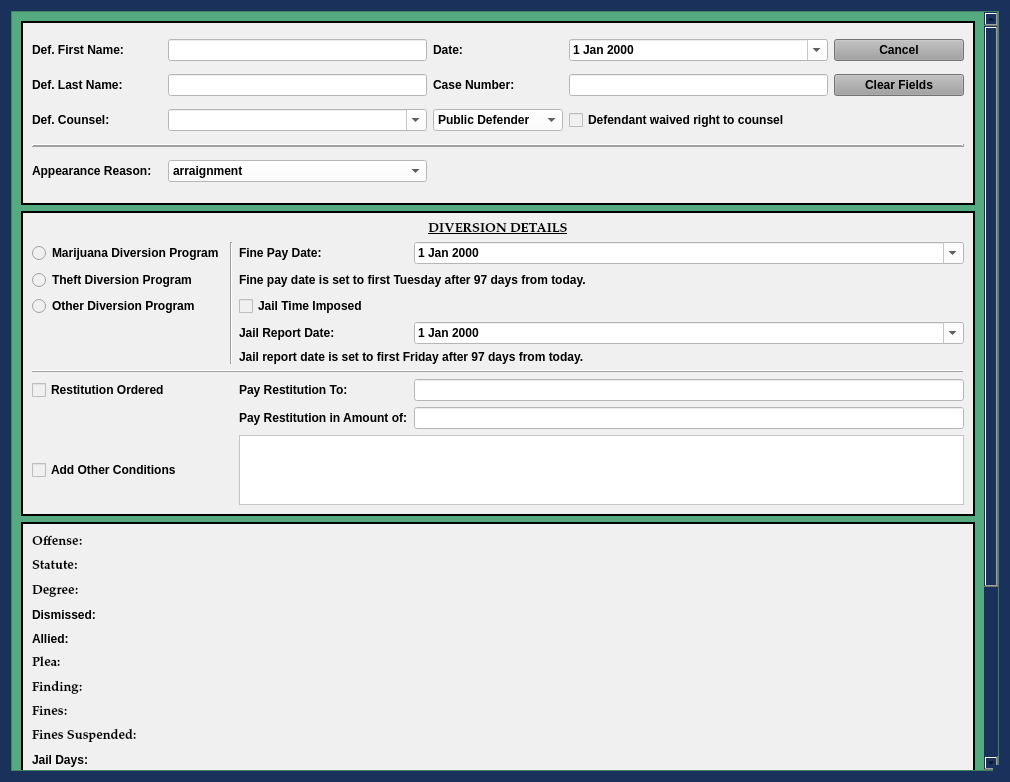
<?xml version="1.0" encoding="UTF-8"?>
<ui version="4.0">
 <class>DiversionPleaDialog</class>
 <widget class="QDialog" name="DiversionPleaDialog">
  <property name="windowModality">
   <enum>Qt::NonModal</enum>
  </property>
  <property name="geometry">
   <rect>
    <x>0</x>
    <y>0</y>
    <width>1010</width>
    <height>782</height>
   </rect>
  </property>
  <property name="sizePolicy">
   <sizepolicy hsizetype="Minimum" vsizetype="Minimum">
    <horstretch>0</horstretch>
    <verstretch>0</verstretch>
   </sizepolicy>
  </property>
  <property name="minimumSize">
   <size>
    <width>0</width>
    <height>0</height>
   </size>
  </property>
  <property name="maximumSize">
   <size>
    <width>2500</width>
    <height>3500</height>
   </size>
  </property>
  <property name="palette">
   <palette>
    <active>
     <colorrole role="Button">
      <brush brushstyle="SolidPattern">
       <color alpha="255">
        <red>25</red>
        <green>49</green>
        <blue>91</blue>
       </color>
      </brush>
     </colorrole>
     <colorrole role="Base">
      <brush brushstyle="SolidPattern">
       <color alpha="255">
        <red>25</red>
        <green>49</green>
        <blue>91</blue>
       </color>
      </brush>
     </colorrole>
     <colorrole role="Window">
      <brush brushstyle="SolidPattern">
       <color alpha="255">
        <red>25</red>
        <green>49</green>
        <blue>91</blue>
       </color>
      </brush>
     </colorrole>
    </active>
    <inactive>
     <colorrole role="Button">
      <brush brushstyle="SolidPattern">
       <color alpha="255">
        <red>25</red>
        <green>49</green>
        <blue>91</blue>
       </color>
      </brush>
     </colorrole>
     <colorrole role="Base">
      <brush brushstyle="SolidPattern">
       <color alpha="255">
        <red>25</red>
        <green>49</green>
        <blue>91</blue>
       </color>
      </brush>
     </colorrole>
     <colorrole role="Window">
      <brush brushstyle="SolidPattern">
       <color alpha="255">
        <red>25</red>
        <green>49</green>
        <blue>91</blue>
       </color>
      </brush>
     </colorrole>
    </inactive>
    <disabled>
     <colorrole role="Button">
      <brush brushstyle="SolidPattern">
       <color alpha="255">
        <red>25</red>
        <green>49</green>
        <blue>91</blue>
       </color>
      </brush>
     </colorrole>
     <colorrole role="Base">
      <brush brushstyle="SolidPattern">
       <color alpha="255">
        <red>25</red>
        <green>49</green>
        <blue>91</blue>
       </color>
      </brush>
     </colorrole>
     <colorrole role="Window">
      <brush brushstyle="SolidPattern">
       <color alpha="255">
        <red>25</red>
        <green>49</green>
        <blue>91</blue>
       </color>
      </brush>
     </colorrole>
    </disabled>
   </palette>
  </property>
  <property name="font">
   <font>
    <family>Palatino Linotype</family>
    <pointsize>10</pointsize>
    <weight>75</weight>
    <italic>false</italic>
    <bold>true</bold>
   </font>
  </property>
  <property name="windowTitle">
   <string>Diversion Plea Case Information</string>
  </property>
  <property name="toolTip">
   <string/>
  </property>
  <property name="styleSheet">
   <string notr="true">background-color: rgb(25, 49, 91);
font: 75 10pt &quot;Palatino Linotype&quot;;
font-weight: bold;</string>
  </property>
  <property name="sizeGripEnabled">
   <bool>true</bool>
  </property>
  <property name="modal">
   <bool>true</bool>
  </property>
  <layout class="QVBoxLayout" name="verticalLayout" stretch="0">
   <item>
    <widget class="QScrollArea" name="scrollArea">
     <property name="styleSheet">
      <string notr="true">background-color: rgb(85, 170, 127);</string>
     </property>
     <property name="widgetResizable">
      <bool>true</bool>
     </property>
     <widget class="QWidget" name="scrollAreaWidgetContents_2">
      <property name="geometry">
       <rect>
        <x>0</x>
        <y>0</y>
        <width>969</width>
        <height>1073</height>
       </rect>
      </property>
      <layout class="QGridLayout" name="gridLayout_2" rowstretch="2,1,4,1">
       <item row="1" column="0" colspan="2">
        <widget class="QFrame" name="diversion_frame">
         <property name="enabled">
          <bool>true</bool>
         </property>
         <property name="styleSheet">
          <string notr="true">background-color: rgb(240, 240, 240);</string>
         </property>
         <property name="frameShape">
          <enum>QFrame::Box</enum>
         </property>
         <property name="frameShadow">
          <enum>QFrame::Plain</enum>
         </property>
         <property name="lineWidth">
          <number>2</number>
         </property>
         <layout class="QGridLayout" name="gridLayout_8" rowstretch="1,1,1,1,1,0,0,0,0,0,0">
          <item row="1" column="3">
           <widget class="NoScrollDateEdit" name="diversion_fine_pay_date">
            <property name="styleSheet">
             <string notr="true">color: rgb(0, 0, 0);
background-color: rgb(255, 255, 255);</string>
            </property>
            <property name="calendarPopup">
             <bool>true</bool>
            </property>
           </widget>
          </item>
          <item row="2" column="0">
           <widget class="QRadioButton" name="theft_diversion_radio_btn">
            <property name="text">
             <string>Theft Diversion Program</string>
            </property>
            <attribute name="buttonGroup">
             <string notr="true">buttonGroup</string>
            </attribute>
           </widget>
          </item>
          <item row="5" column="2" colspan="2">
           <widget class="QLabel" name="jail_report_date_note_label">
            <property name="text">
             <string>Jail report date is set to first Friday after 97 days from today.</string>
            </property>
           </widget>
          </item>
          <item row="10" column="2" colspan="2">
           <widget class="QTextEdit" name="other_conditions_text">
            <property name="styleSheet">
             <string notr="true">background-color: rgb(255, 255, 255);</string>
            </property>
           </widget>
          </item>
          <item row="10" column="0">
           <widget class="QCheckBox" name="other_conditions_check_box">
            <property name="text">
             <string>Add Other Conditions</string>
            </property>
           </widget>
          </item>
          <item row="1" column="1" rowspan="5">
           <widget class="Line" name="line_7">
            <property name="orientation">
             <enum>Qt::Vertical</enum>
            </property>
           </widget>
          </item>
          <item row="3" column="0">
           <widget class="QRadioButton" name="other_diversion_radio_btn">
            <property name="text">
             <string>Other Diversion Program</string>
            </property>
            <attribute name="buttonGroup">
             <string notr="true">buttonGroup</string>
            </attribute>
           </widget>
          </item>
          <item row="0" column="0" colspan="4">
           <widget class="QLabel" name="label_9">
            <property name="font">
             <font>
              <family>Palatino Linotype</family>
              <pointsize>10</pointsize>
              <weight>75</weight>
              <italic>false</italic>
              <bold>true</bold>
              <underline>true</underline>
             </font>
            </property>
            <property name="text">
             <string>DIVERSION DETAILS</string>
            </property>
            <property name="alignment">
             <set>Qt::AlignCenter</set>
            </property>
           </widget>
          </item>
          <item row="1" column="2">
           <widget class="QLabel" name="label_23">
            <property name="text">
             <string>Fine Pay Date:</string>
            </property>
           </widget>
          </item>
          <item row="4" column="3">
           <widget class="NoScrollDateEdit" name="diversion_jail_report_date">
            <property name="styleSheet">
             <string notr="true">color: rgb(0, 0, 0);
background-color: rgb(255, 255, 255);</string>
            </property>
            <property name="calendarPopup">
             <bool>true</bool>
            </property>
           </widget>
          </item>
          <item row="4" column="2">
           <widget class="QLabel" name="diversion_jail_report_date_label">
            <property name="text">
             <string>Jail Report Date:</string>
            </property>
           </widget>
          </item>
          <item row="8" column="0">
           <widget class="QCheckBox" name="pay_restitution_check_box">
            <property name="text">
             <string>Restitution Ordered</string>
            </property>
           </widget>
          </item>
          <item row="1" column="0">
           <widget class="QRadioButton" name="marijuana_diversion_radio_btn">
            <property name="text">
             <string>Marijuana Diversion Program</string>
            </property>
            <attribute name="buttonGroup">
             <string notr="true">buttonGroup</string>
            </attribute>
           </widget>
          </item>
          <item row="2" column="2" colspan="2">
           <widget class="QLabel" name="label_6">
            <property name="text">
             <string>Fine pay date is set to first Tuesday after 97 days from today.</string>
            </property>
           </widget>
          </item>
          <item row="7" column="0" colspan="4">
           <widget class="Line" name="line_2">
            <property name="frameShadow">
             <enum>QFrame::Raised</enum>
            </property>
            <property name="orientation">
             <enum>Qt::Horizontal</enum>
            </property>
           </widget>
          </item>
          <item row="3" column="2">
           <widget class="QCheckBox" name="diversion_jail_imposed_check_box">
            <property name="text">
             <string>Jail Time Imposed</string>
            </property>
           </widget>
          </item>
          <item row="8" column="3">
           <widget class="QLineEdit" name="pay_restitution_to_line">
            <property name="styleSheet">
             <string notr="true">background-color: rgb(255, 255, 255);</string>
            </property>
           </widget>
          </item>
          <item row="9" column="3">
           <widget class="QLineEdit" name="pay_restitution_amount_line">
            <property name="styleSheet">
             <string notr="true">background-color: rgb(255, 255, 255);</string>
            </property>
           </widget>
          </item>
          <item row="8" column="2">
           <widget class="QLabel" name="pay_restitution_to_label">
            <property name="text">
             <string>Pay Restitution To:</string>
            </property>
           </widget>
          </item>
          <item row="9" column="2">
           <widget class="QLabel" name="pay_restitution_amount_label">
            <property name="text">
             <string>Pay Restitution in Amount of:</string>
            </property>
           </widget>
          </item>
         </layout>
        </widget>
       </item>
       <item row="2" column="0" colspan="2">
        <widget class="QFrame" name="frame">
         <property name="sizePolicy">
          <sizepolicy hsizetype="Preferred" vsizetype="Preferred">
           <horstretch>0</horstretch>
           <verstretch>0</verstretch>
          </sizepolicy>
         </property>
         <property name="styleSheet">
          <string notr="true">background-color: rgb(240, 240, 240);</string>
         </property>
         <property name="frameShape">
          <enum>QFrame::Box</enum>
         </property>
         <property name="frameShadow">
          <enum>QFrame::Plain</enum>
         </property>
         <property name="lineWidth">
          <number>2</number>
         </property>
         <layout class="QVBoxLayout" name="verticalLayout_2">
          <item>
           <layout class="QGridLayout" name="gridLayout_3">
            <item row="2" column="1">
             <widget class="QPushButton" name="no_contest_all_Button">
              <property name="sizePolicy">
               <sizepolicy hsizetype="Preferred" vsizetype="Fixed">
                <horstretch>0</horstretch>
                <verstretch>0</verstretch>
               </sizepolicy>
              </property>
              <property name="focusPolicy">
               <enum>Qt::NoFocus</enum>
              </property>
              <property name="styleSheet">
               <string notr="true">background-color: rgb(160, 160, 160);</string>
              </property>
              <property name="text">
               <string>No Contest All</string>
              </property>
             </widget>
            </item>
            <item row="2" column="2">
             <widget class="QPushButton" name="guilty_all_Button">
              <property name="sizePolicy">
               <sizepolicy hsizetype="Preferred" vsizetype="Fixed">
                <horstretch>0</horstretch>
                <verstretch>0</verstretch>
               </sizepolicy>
              </property>
              <property name="focusPolicy">
               <enum>Qt::NoFocus</enum>
              </property>
              <property name="styleSheet">
               <string notr="true">background-color: rgb(160, 160, 160);</string>
              </property>
              <property name="text">
               <string>Guilty All</string>
              </property>
             </widget>
            </item>
            <item row="2" column="0">
             <widget class="QPushButton" name="add_charge_Button">
              <property name="styleSheet">
               <string notr="true">background-color: rgb(62, 146, 255)</string>
              </property>
              <property name="text">
               <string>Add Charge</string>
              </property>
             </widget>
            </item>
            <item row="0" column="0" colspan="3">
             <layout class="QGridLayout" name="charges_gridLayout">
              <item row="12" column="0">
               <widget class="QLabel" name="label_5">
                <property name="text">
                 <string/>
                </property>
               </widget>
              </item>
              <item row="8" column="0">
               <widget class="QLabel" name="label_10">
                <property name="font">
                 <font>
                  <family>Palatino Linotype</family>
                  <pointsize>10</pointsize>
                  <weight>75</weight>
                  <italic>false</italic>
                  <bold>true</bold>
                 </font>
                </property>
                <property name="text">
                 <string>Fines Suspended:</string>
                </property>
               </widget>
              </item>
              <item row="2" column="0">
               <widget class="QLabel" name="label_20">
                <property name="font">
                 <font>
                  <family>Palatino Linotype</family>
                  <pointsize>10</pointsize>
                  <weight>75</weight>
                  <italic>false</italic>
                  <bold>true</bold>
                 </font>
                </property>
                <property name="text">
                 <string>Degree:</string>
                </property>
               </widget>
              </item>
              <item row="6" column="0">
               <widget class="QLabel" name="label_14">
                <property name="font">
                 <font>
                  <family>Palatino Linotype</family>
                  <pointsize>10</pointsize>
                  <weight>75</weight>
                  <italic>false</italic>
                  <bold>true</bold>
                 </font>
                </property>
                <property name="text">
                 <string>Finding:</string>
                </property>
               </widget>
              </item>
              <item row="5" column="0">
               <widget class="QLabel" name="plea_label_1">
                <property name="font">
                 <font>
                  <family>Palatino Linotype</family>
                  <pointsize>10</pointsize>
                  <weight>75</weight>
                  <italic>false</italic>
                  <bold>true</bold>
                 </font>
                </property>
                <property name="text">
                 <string>Plea:</string>
                </property>
               </widget>
              </item>
              <item row="10" column="0">
               <widget class="QLabel" name="label_12">
                <property name="text">
                 <string>Jail Days Suspended:</string>
                </property>
               </widget>
              </item>
              <item row="0" column="0">
               <widget class="QLabel" name="offense_label_1">
                <property name="font">
                 <font>
                  <family>Palatino Linotype</family>
                  <pointsize>10</pointsize>
                  <weight>75</weight>
                  <italic>false</italic>
                  <bold>true</bold>
                 </font>
                </property>
                <property name="text">
                 <string>Offense:</string>
                </property>
                <property name="wordWrap">
                 <bool>true</bool>
                </property>
               </widget>
              </item>
              <item row="1" column="0">
               <widget class="QLabel" name="label_19">
                <property name="font">
                 <font>
                  <family>Palatino Linotype</family>
                  <pointsize>10</pointsize>
                  <weight>75</weight>
                  <italic>false</italic>
                  <bold>true</bold>
                 </font>
                </property>
                <property name="text">
                 <string>Statute:</string>
                </property>
               </widget>
              </item>
              <item row="9" column="0">
               <widget class="QLabel" name="label_8">
                <property name="text">
                 <string>Jail Days:</string>
                </property>
               </widget>
              </item>
              <item row="7" column="0">
               <widget class="QLabel" name="label_17">
                <property name="font">
                 <font>
                  <family>Palatino Linotype</family>
                  <pointsize>10</pointsize>
                  <weight>75</weight>
                  <italic>false</italic>
                  <bold>true</bold>
                 </font>
                </property>
                <property name="text">
                 <string>Fines:</string>
                </property>
               </widget>
              </item>
              <item row="4" column="0">
               <widget class="QLabel" name="label_7">
                <property name="text">
                 <string>Allied:</string>
                </property>
               </widget>
              </item>
              <item row="11" column="0">
               <widget class="QLabel" name="label_4">
                <property name="text">
                 <string/>
                </property>
               </widget>
              </item>
              <item row="3" column="0">
               <widget class="QLabel" name="label_25">
                <property name="text">
                 <string>Dismissed:</string>
                </property>
               </widget>
              </item>
             </layout>
            </item>
            <item row="1" column="0" colspan="3">
             <widget class="Line" name="line">
              <property name="frameShadow">
               <enum>QFrame::Raised</enum>
              </property>
              <property name="lineWidth">
               <number>2</number>
              </property>
              <property name="orientation">
               <enum>Qt::Horizontal</enum>
              </property>
             </widget>
            </item>
           </layout>
          </item>
         </layout>
        </widget>
       </item>
       <item row="0" column="0" colspan="2">
        <widget class="QFrame" name="case_name_Frame">
         <property name="sizePolicy">
          <sizepolicy hsizetype="Preferred" vsizetype="Preferred">
           <horstretch>0</horstretch>
           <verstretch>0</verstretch>
          </sizepolicy>
         </property>
         <property name="styleSheet">
          <string notr="true">background-color: rgb(240, 240, 240);</string>
         </property>
         <property name="frameShape">
          <enum>QFrame::Box</enum>
         </property>
         <property name="frameShadow">
          <enum>QFrame::Plain</enum>
         </property>
         <property name="lineWidth">
          <number>2</number>
         </property>
         <layout class="QGridLayout" name="gridLayout" columnstretch="1,2,1,2,1">
          <item row="4" column="1">
           <widget class="NoScrollComboBox" name="appearance_reason_box">
            <property name="styleSheet">
             <string notr="true">background-color: rgb(255, 255, 255);</string>
            </property>
            <item>
             <property name="text">
              <string>arraignment</string>
             </property>
            </item>
            <item>
             <property name="text">
              <string>change of plea</string>
             </property>
            </item>
           </widget>
          </item>
          <item row="2" column="0">
           <widget class="QLabel" name="label_24">
            <property name="text">
             <string>Def. Counsel:</string>
            </property>
           </widget>
          </item>
          <item row="1" column="2">
           <widget class="QLabel" name="label_3">
            <property name="text">
             <string>Case Number:</string>
            </property>
           </widget>
          </item>
          <item row="2" column="2">
           <widget class="NoScrollComboBox" name="defense_counsel_type_box">
            <property name="enabled">
             <bool>true</bool>
            </property>
            <property name="styleSheet">
             <string notr="true">background-color: rgb(255, 255, 255);</string>
            </property>
            <item>
             <property name="text">
              <string>Public Defender</string>
             </property>
            </item>
            <item>
             <property name="text">
              <string>Private Counsel</string>
             </property>
            </item>
           </widget>
          </item>
          <item row="2" column="1">
           <widget class="DefenseCounselComboBox" name="defense_counsel_name_box">
            <property name="styleSheet">
             <string notr="true">background-color: rgb(255, 255, 255);</string>
            </property>
            <property name="editable">
             <bool>true</bool>
            </property>
           </widget>
          </item>
          <item row="2" column="3">
           <widget class="QCheckBox" name="defense_counsel_waived_checkBox">
            <property name="text">
             <string>Defendant waived right to counsel</string>
            </property>
           </widget>
          </item>
          <item row="1" column="4">
           <widget class="QPushButton" name="clear_fields_case_Button">
            <property name="focusPolicy">
             <enum>Qt::NoFocus</enum>
            </property>
            <property name="styleSheet">
             <string notr="true">background-color: rgb(160, 160, 160);</string>
            </property>
            <property name="text">
             <string>Clear Fields</string>
            </property>
           </widget>
          </item>
          <item row="1" column="3">
           <widget class="QLineEdit" name="case_number_lineEdit">
            <property name="maximumSize">
             <size>
              <width>500</width>
              <height>16777215</height>
             </size>
            </property>
            <property name="styleSheet">
             <string notr="true">background-color: rgb(255, 255, 255);</string>
            </property>
           </widget>
          </item>
          <item row="0" column="4">
           <widget class="QPushButton" name="cancel_Button">
            <property name="focusPolicy">
             <enum>Qt::NoFocus</enum>
            </property>
            <property name="styleSheet">
             <string notr="true">background-color: rgb(160, 160, 160);</string>
            </property>
            <property name="text">
             <string>Cancel</string>
            </property>
           </widget>
          </item>
          <item row="0" column="2">
           <widget class="QLabel" name="label_26">
            <property name="text">
             <string>Date:</string>
            </property>
           </widget>
          </item>
          <item row="1" column="1">
           <widget class="QLineEdit" name="defendant_last_name_lineEdit">
            <property name="enabled">
             <bool>true</bool>
            </property>
            <property name="styleSheet">
             <string notr="true">background-color: rgb(255, 255, 255);</string>
            </property>
           </widget>
          </item>
          <item row="4" column="0">
           <widget class="QLabel" name="label_27">
            <property name="text">
             <string>Appearance Reason:</string>
            </property>
           </widget>
          </item>
          <item row="0" column="1">
           <widget class="QLineEdit" name="defendant_first_name_lineEdit">
            <property name="styleSheet">
             <string notr="true">background-color: rgb(255, 255, 255);</string>
            </property>
           </widget>
          </item>
          <item row="0" column="3">
           <widget class="NoScrollDateEdit" name="plea_trial_date">
            <property name="focusPolicy">
             <enum>Qt::NoFocus</enum>
            </property>
            <property name="styleSheet">
             <string notr="true">color: rgb(0, 0, 0);
background-color: rgb(255, 255, 255);</string>
            </property>
            <property name="calendarPopup">
             <bool>true</bool>
            </property>
           </widget>
          </item>
          <item row="0" column="0">
           <widget class="QLabel" name="label">
            <property name="text">
             <string>Def. First Name:</string>
            </property>
           </widget>
          </item>
          <item row="1" column="0">
           <widget class="QLabel" name="label_2">
            <property name="text">
             <string>Def. Last Name:</string>
            </property>
           </widget>
          </item>
          <item row="3" column="0" colspan="5">
           <widget class="Line" name="line_3">
            <property name="frameShadow">
             <enum>QFrame::Raised</enum>
            </property>
            <property name="lineWidth">
             <number>2</number>
            </property>
            <property name="orientation">
             <enum>Qt::Horizontal</enum>
            </property>
           </widget>
          </item>
         </layout>
        </widget>
       </item>
       <item row="3" column="0">
        <widget class="QFrame" name="fra_frame">
         <property name="sizePolicy">
          <sizepolicy hsizetype="Preferred" vsizetype="Preferred">
           <horstretch>0</horstretch>
           <verstretch>0</verstretch>
          </sizepolicy>
         </property>
         <property name="styleSheet">
          <string notr="true">background-color: rgb(240, 240, 240);</string>
         </property>
         <property name="frameShape">
          <enum>QFrame::Box</enum>
         </property>
         <property name="frameShadow">
          <enum>QFrame::Plain</enum>
         </property>
         <property name="lineWidth">
          <number>2</number>
         </property>
         <layout class="QFormLayout" name="formLayout_2">
          <item row="0" column="0">
           <widget class="QLabel" name="label_21">
            <property name="text">
             <string>FRA shown in complaint:</string>
            </property>
           </widget>
          </item>
          <item row="0" column="1">
           <widget class="NoScrollComboBox" name="fra_in_file_box">
            <property name="styleSheet">
             <string notr="true">background-color: rgb(255, 255, 255);</string>
            </property>
            <item>
             <property name="text">
              <string>N/A</string>
             </property>
            </item>
            <item>
             <property name="text">
              <string>Yes</string>
             </property>
            </item>
            <item>
             <property name="text">
              <string>No</string>
             </property>
            </item>
           </widget>
          </item>
          <item row="1" column="0">
           <widget class="QLabel" name="label_22">
            <property name="text">
             <string>FRA shown in court:</string>
            </property>
           </widget>
          </item>
          <item row="1" column="1">
           <widget class="NoScrollComboBox" name="fra_in_court_box">
            <property name="styleSheet">
             <string notr="true">background-color: rgb(255, 255, 255);</string>
            </property>
            <item>
             <property name="text">
              <string>N/A</string>
             </property>
            </item>
            <item>
             <property name="text">
              <string>Yes</string>
             </property>
            </item>
            <item>
             <property name="text">
              <string>No</string>
             </property>
            </item>
           </widget>
          </item>
         </layout>
        </widget>
       </item>
       <item row="3" column="1">
        <widget class="QFrame" name="frame_3">
         <property name="frameShape">
          <enum>QFrame::StyledPanel</enum>
         </property>
         <property name="frameShadow">
          <enum>QFrame::Raised</enum>
         </property>
         <layout class="QGridLayout" name="gridLayout_4">
          <item row="0" column="0">
           <widget class="QPushButton" name="create_entry_Button">
            <property name="focusPolicy">
             <enum>Qt::NoFocus</enum>
            </property>
            <property name="styleSheet">
             <string notr="true">background-color: rgb(0, 255, 0);</string>
            </property>
            <property name="text">
             <string>Open Entry</string>
            </property>
            <property name="autoDefault">
             <bool>false</bool>
            </property>
           </widget>
          </item>
          <item row="1" column="0">
           <widget class="QPushButton" name="close_dialog_Button">
            <property name="styleSheet">
             <string notr="true">background-color: rgb(255, 96, 82);</string>
            </property>
            <property name="text">
             <string>Close Dialog</string>
            </property>
            <property name="autoDefault">
             <bool>false</bool>
            </property>
           </widget>
          </item>
         </layout>
        </widget>
       </item>
      </layout>
     </widget>
    </widget>
   </item>
  </layout>
 </widget>
 <customwidgets>
  <customwidget>
   <class>NoScrollDateEdit</class>
   <extends>QDateEdit</extends>
   <header>munientry.widgets.custom_widgets</header>
  </customwidget>
  <customwidget>
   <class>NoScrollComboBox</class>
   <extends>QComboBox</extends>
   <header>munientry.widgets.combo_boxes</header>
  </customwidget>
  <customwidget>
   <class>DefenseCounselComboBox</class>
   <extends>QComboBox</extends>
   <header>munientry.widgets.combo_boxes</header>
  </customwidget>
 </customwidgets>
 <tabstops>
  <tabstop>defendant_first_name_lineEdit</tabstop>
  <tabstop>defendant_last_name_lineEdit</tabstop>
  <tabstop>case_number_lineEdit</tabstop>
  <tabstop>appearance_reason_box</tabstop>
  <tabstop>fra_in_file_box</tabstop>
  <tabstop>fra_in_court_box</tabstop>
  <tabstop>add_charge_Button</tabstop>
 </tabstops>
 <resources/>
 <connections/>
 <slots>
  <slot>create_entry()</slot>
  <slot>continue_dialog()</slot>
  <slot>close_window()</slot>
  <slot>set_dialog()</slot>
  <slot>update_case_information()</slot>
  <slot>ovi_dialog()</slot>
  <slot>sentencing_dialog()</slot>
  <slot>proceed_to_sentencing()</slot>
  <slot>proceed_to_ovi()</slot>
  <slot>add_charge()</slot>
  <slot>set_statute()</slot>
  <slot>set_pay_date()</slot>
  <slot>amend_offense()</slot>
  <slot>set_offense()</slot>
  <slot>add_charge_to_view()</slot>
  <slot>delete_charge()</slot>
  <slot>delete_charge_from_view()</slot>
  <slot>close_event()</slot>
  <slot>set_fra_in_file()</slot>
  <slot>set_fra_in_court()</slot>
  <slot>start_add_conditions_dialog()</slot>
  <slot>start_amend_offense_dialog()</slot>
 </slots>
 <buttongroups>
  <buttongroup name="buttonGroup"/>
 </buttongroups>
</ui>
